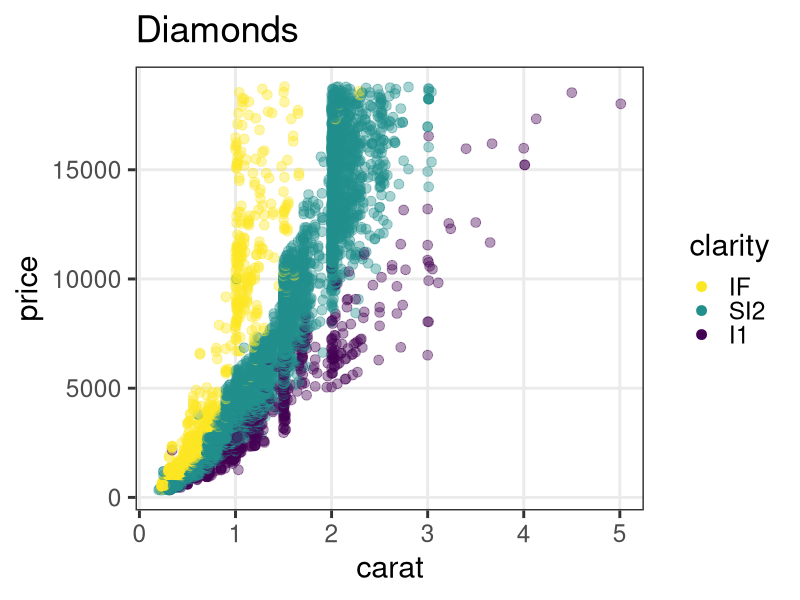
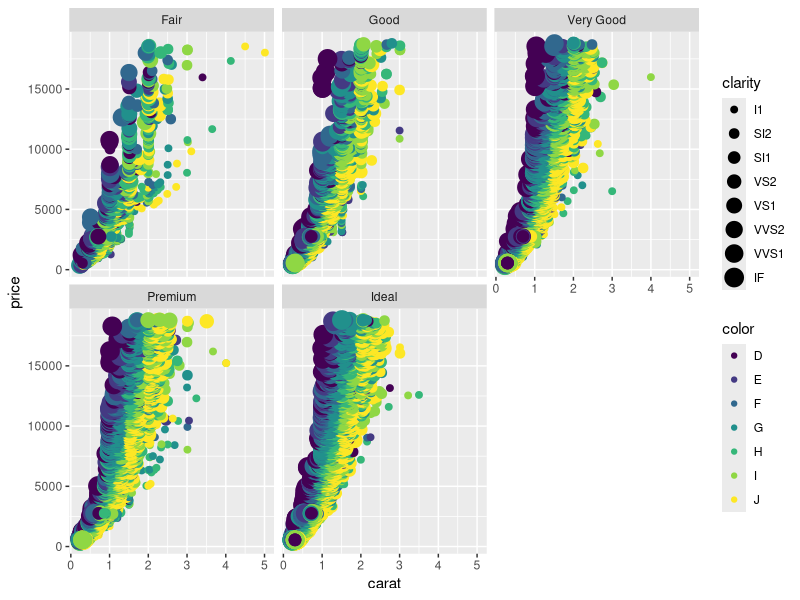

Generate these figures, in order, with R: (Note: this script raises an error after producing the figures.)
## ---- chunk 1

## ---- chunk 2
library(ggplot2)
library(tibble)
library(dplyr)
library(tidyr)
iris = tibble::as_tibble(iris)
## ---- chunk 3
print(ggplot2::diamonds)
## ---- chunk 4
diamonds %>%
  dplyr::summarize(across(where(is.numeric), list(mean = mean, sd = sd, max = max))) %>%
  dplyr::mutate(across(where(is.numeric), round, digits = 2)) %>%
  tidyr::pivot_longer(everything(), names_to = c(".value", "stat"), names_sep = "_")
## ---- chunk 5
diamonds %>%
  dplyr::filter(clarity %in% c("I1", "SI2", "IF")) %>%
  ggplot(aes(carat, price, color = clarity)) +
  geom_point(alpha = 0.4, size = 3) +
  scale_color_viridis_d(
    guide = guide_legend(reverse = TRUE, override.aes = list(alpha = 1))
  ) +
  labs(title = "Diamonds") +
  theme_bw(base_size = 22) +
  theme(panel.grid.minor = element_blank())
## ---- chunk 6
print(ggplot2::diamonds)
## ---- chunk 7
ggplot(diamonds) + aes(x = carat, y = price) +
  geom_point(mapping = aes(color = color, size = clarity)) +
  facet_wrap(vars(cut))
## ---- chunk 8
x = 2        # Create x
x            # What's in x?
y = 5        # Create y
y            # What's in y?
## ---- chunk 9
x + y
## ---- chunk 10
x = seq(1, 3)  # 1と3を渡すとvectorが返ってくる
x
sum(x)         # vectorを渡すと足し算が返ってくる
square = function(something) {  # 自分の関数を定義
  something ** 2
}
square(x)                       # 使ってみる
## ---- chunk 11
x = 42       # Create x
x            # What's in x?
y = "24601"  # Create y
y            # What's in y?
## ---- chunk 12
x + y        # Error! Why?
## ---- chunk 13
class(x)
is.numeric(x)
is.character(x)
as.character(x)
## ---- chunk 14
x = c(1, 2, 9)  # 長さ3の数値ベクトル
x + x           # 同じ長さ同士の計算
y = 10          # 長さ1の数値ベクトル
x + y           # 長さ3 + 長さ1 = 長さ3 (それぞれ足し算)
x < 5           # 5より小さいか
## ---- chunk 15
letters
letters[3]
letters[seq(4, 6)]       # 4 5 6
letters[seq(1, 26) < 4]  # TRUE TRUE TRUE FALSE FALSE ...
## ---- chunk 16
x = c(1, 2, 9)
y = sqrt(x)     # square root
y
## ---- chunk 17
z = sum(x)
z
## ---- chunk 18
v = seq(1, 8)              # c(1, 2, 3, 4, 5, 6, 7, 8)
x = matrix(v, nrow = 2)    # 2行に畳む。列ごとに詰める
x
y = matrix(v, nrow = 2, byrow = TRUE)  # 行ごとに詰める
y
## ---- chunk 19
print(iris)
## ---- chunk 20
str(iris)       # 構造が分かる形で表示
## ---- chunk 21
x = c(1, 2, 3)
y = c("A", "B", "C")
mydata = data.frame(x, y)
print(mydata)
